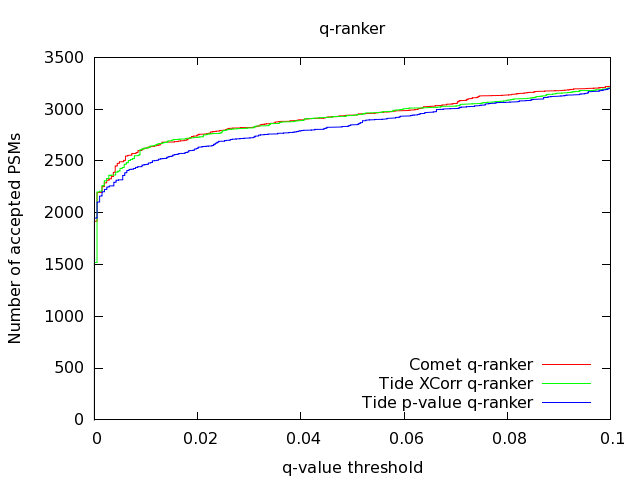

This figure's gnuplot source:
set output "/dev/null"
set terminal png
set title "q-ranker"
set xlabel "q-value threshold"
set ylabel "Number of accepted PSMs"
set xrange [0:0.1]
set key bottom right
plot "comet/comet.q-ranker.q.txt" using 1:0 title "Comet q-ranker" with lines lw 1
replot "tide-xcorr/tide-search.q-ranker.q.txt" using 1:0 title "Tide XCorr q-ranker" with lines lw 1
replot "tide-p-value/tide-search.q-ranker.q.txt" using 1:0 title "Tide p-value q-ranker" with lines lw 1
set output
replot
